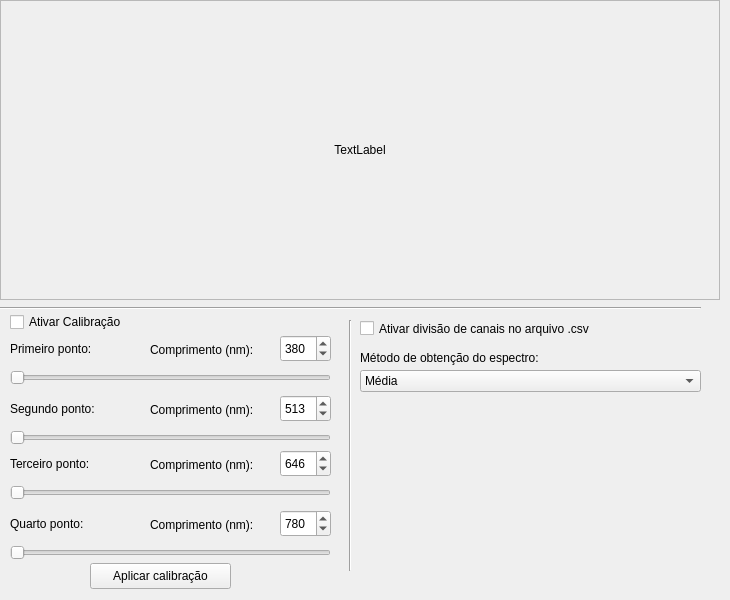
<?xml version="1.0" encoding="UTF-8"?>
<ui version="4.0">
 <class>AppPages</class>
 <widget class="QStackedWidget" name="AppPages">
  <property name="geometry">
   <rect>
    <x>0</x>
    <y>0</y>
    <width>730</width>
    <height>600</height>
   </rect>
  </property>
  <property name="windowTitle">
   <string>StackedWidget</string>
  </property>
  <property name="currentIndex">
   <number>2</number>
  </property>
  <widget class="QWidget" name="page">
   <widget class="QLabel" name="LiveFeed">
    <property name="geometry">
     <rect>
      <x>0</x>
      <y>20</y>
      <width>320</width>
      <height>240</height>
     </rect>
    </property>
    <property name="minimumSize">
     <size>
      <width>301</width>
      <height>191</height>
     </size>
    </property>
    <property name="frameShape">
     <enum>QFrame::StyledPanel</enum>
    </property>
    <property name="frameShadow">
     <enum>QFrame::Raised</enum>
    </property>
    <property name="text">
     <string>TextLabel</string>
    </property>
    <property name="alignment">
     <set>Qt::AlignCenter</set>
    </property>
   </widget>
   <widget class="QLabel" name="LiveGraph">
    <property name="geometry">
     <rect>
      <x>0</x>
      <y>290</y>
      <width>720</width>
      <height>300</height>
     </rect>
    </property>
    <property name="maximumSize">
     <size>
      <width>16777215</width>
      <height>16777215</height>
     </size>
    </property>
    <property name="mouseTracking">
     <bool>false</bool>
    </property>
    <property name="frameShape">
     <enum>QFrame::StyledPanel</enum>
    </property>
    <property name="frameShadow">
     <enum>QFrame::Raised</enum>
    </property>
    <property name="text">
     <string>TextLabel</string>
    </property>
    <property name="alignment">
     <set>Qt::AlignCenter</set>
    </property>
   </widget>
   <widget class="QLabel" name="label">
    <property name="geometry">
     <rect>
      <x>0</x>
      <y>0</y>
      <width>320</width>
      <height>20</height>
     </rect>
    </property>
    <property name="font">
     <font>
      <pointsize>10</pointsize>
     </font>
    </property>
    <property name="text">
     <string> Webcam:</string>
    </property>
   </widget>
   <widget class="QLabel" name="label_2">
    <property name="geometry">
     <rect>
      <x>0</x>
      <y>270</y>
      <width>320</width>
      <height>20</height>
     </rect>
    </property>
    <property name="font">
     <font>
      <pointsize>10</pointsize>
     </font>
    </property>
    <property name="text">
     <string> Gráfico:</string>
    </property>
   </widget>
   <widget class="Line" name="line">
    <property name="geometry">
     <rect>
      <x>321</x>
      <y>20</y>
      <width>20</width>
      <height>240</height>
     </rect>
    </property>
    <property name="frameShadow">
     <enum>QFrame::Sunken</enum>
    </property>
    <property name="orientation">
     <enum>Qt::Vertical</enum>
    </property>
   </widget>
   <widget class="QComboBox" name="CamList">
    <property name="geometry">
     <rect>
      <x>70</x>
      <y>2</y>
      <width>151</width>
      <height>16</height>
     </rect>
    </property>
    <property name="editable">
     <bool>false</bool>
    </property>
    <property name="currentIndex">
     <number>-1</number>
    </property>
    <property name="frame">
     <bool>true</bool>
    </property>
   </widget>
   <widget class="QLabel" name="label_4">
    <property name="geometry">
     <rect>
      <x>340</x>
      <y>0</y>
      <width>251</width>
      <height>18</height>
     </rect>
    </property>
    <property name="text">
     <string> Configurações </string>
    </property>
   </widget>
   <widget class="QLineEdit" name="PixelRowEdit">
    <property name="geometry">
     <rect>
      <x>457</x>
      <y>35</y>
      <width>30</width>
      <height>20</height>
     </rect>
    </property>
    <property name="alignment">
     <set>Qt::AlignRight|Qt::AlignTrailing|Qt::AlignVCenter</set>
    </property>
    <property name="placeholderText">
     <string>240</string>
    </property>
   </widget>
   <widget class="QLabel" name="label_5">
    <property name="geometry">
     <rect>
      <x>340</x>
      <y>100</y>
      <width>111</width>
      <height>20</height>
     </rect>
    </property>
    <property name="text">
     <string>  Câmera:</string>
    </property>
   </widget>
   <widget class="QPushButton" name="CamSnap">
    <property name="geometry">
     <rect>
      <x>360</x>
      <y>130</y>
      <width>91</width>
      <height>26</height>
     </rect>
    </property>
    <property name="text">
     <string>Salvar Imagem</string>
    </property>
   </widget>
   <widget class="QSlider" name="PixRowSlider">
    <property name="geometry">
     <rect>
      <x>350</x>
      <y>70</y>
      <width>351</width>
      <height>16</height>
     </rect>
    </property>
    <property name="autoFillBackground">
     <bool>false</bool>
    </property>
    <property name="maximum">
     <number>479</number>
    </property>
    <property name="value">
     <number>240</number>
    </property>
    <property name="tracking">
     <bool>true</bool>
    </property>
    <property name="orientation">
     <enum>Qt::Horizontal</enum>
    </property>
    <property name="invertedAppearance">
     <bool>false</bool>
    </property>
    <property name="tickPosition">
     <enum>QSlider::NoTicks</enum>
    </property>
   </widget>
   <widget class="QLabel" name="label_6">
    <property name="geometry">
     <rect>
      <x>470</x>
      <y>100</y>
      <width>111</width>
      <height>20</height>
     </rect>
    </property>
    <property name="text">
     <string>  Gráfico:</string>
    </property>
   </widget>
   <widget class="QPushButton" name="GraphCSV">
    <property name="geometry">
     <rect>
      <x>500</x>
      <y>130</y>
      <width>71</width>
      <height>26</height>
     </rect>
    </property>
    <property name="text">
     <string>Salvar .csv</string>
    </property>
   </widget>
   <widget class="QLabel" name="label_3">
    <property name="geometry">
     <rect>
      <x>340</x>
      <y>30</y>
      <width>111</width>
      <height>31</height>
     </rect>
    </property>
    <property name="text">
     <string> Selecionar Linha:</string>
    </property>
    <property name="alignment">
     <set>Qt::AlignCenter</set>
    </property>
   </widget>
   <widget class="QPushButton" name="GraphSnap">
    <property name="geometry">
     <rect>
      <x>590</x>
      <y>130</y>
      <width>91</width>
      <height>26</height>
     </rect>
    </property>
    <property name="text">
     <string>Salvar Imagem</string>
    </property>
   </widget>
   <widget class="QCheckBox" name="ToggleCursor">
    <property name="geometry">
     <rect>
      <x>350</x>
      <y>180</y>
      <width>111</width>
      <height>24</height>
     </rect>
    </property>
    <property name="text">
     <string>Ativar Cursor:</string>
    </property>
   </widget>
   <widget class="QSlider" name="AdCursor">
    <property name="enabled">
     <bool>false</bool>
    </property>
    <property name="geometry">
     <rect>
      <x>350</x>
      <y>215</y>
      <width>351</width>
      <height>16</height>
     </rect>
    </property>
    <property name="maximum">
     <number>639</number>
    </property>
    <property name="orientation">
     <enum>Qt::Horizontal</enum>
    </property>
   </widget>
   <widget class="QRadioButton" name="ImgFlip">
    <property name="geometry">
     <rect>
      <x>230</x>
      <y>0</y>
      <width>91</width>
      <height>17</height>
     </rect>
    </property>
    <property name="text">
     <string>Inverter Horiz.</string>
    </property>
   </widget>
   <widget class="QLabel" name="label_10">
    <property name="geometry">
     <rect>
      <x>350</x>
      <y>240</y>
      <width>111</width>
      <height>16</height>
     </rect>
    </property>
    <property name="text">
     <string>Comprimento de onda:</string>
    </property>
   </widget>
   <widget class="QLabel" name="LNano">
    <property name="geometry">
     <rect>
      <x>460</x>
      <y>240</y>
      <width>51</width>
      <height>16</height>
     </rect>
    </property>
    <property name="text">
     <string> ---.-- nm</string>
    </property>
   </widget>
   <widget class="QLabel" name="label_17">
    <property name="geometry">
     <rect>
      <x>540</x>
      <y>240</y>
      <width>101</width>
      <height>16</height>
     </rect>
    </property>
    <property name="text">
     <string>Intensidade(norm.):</string>
    </property>
   </widget>
   <widget class="QLabel" name="LInt">
    <property name="geometry">
     <rect>
      <x>640</x>
      <y>240</y>
      <width>31</width>
      <height>16</height>
     </rect>
    </property>
    <property name="text">
     <string> -.--</string>
    </property>
   </widget>
  </widget>
  <widget class="QWidget" name="page_2">
   <widget class="QLabel" name="CamFeed">
    <property name="geometry">
     <rect>
      <x>150</x>
      <y>30</y>
      <width>400</width>
      <height>300</height>
     </rect>
    </property>
    <property name="mouseTracking">
     <bool>false</bool>
    </property>
    <property name="frameShape">
     <enum>QFrame::Box</enum>
    </property>
    <property name="text">
     <string>TextLabel</string>
    </property>
    <property name="alignment">
     <set>Qt::AlignCenter</set>
    </property>
   </widget>
   <widget class="Line" name="line_2">
    <property name="geometry">
     <rect>
      <x>10</x>
      <y>340</y>
      <width>701</width>
      <height>20</height>
     </rect>
    </property>
    <property name="orientation">
     <enum>Qt::Horizontal</enum>
    </property>
   </widget>
   <widget class="QSlider" name="CamSlide2">
    <property name="geometry">
     <rect>
      <x>390</x>
      <y>400</y>
      <width>321</width>
      <height>16</height>
     </rect>
    </property>
    <property name="maximum">
     <number>479</number>
    </property>
    <property name="orientation">
     <enum>Qt::Horizontal</enum>
    </property>
   </widget>
   <widget class="QLabel" name="label_8">
    <property name="geometry">
     <rect>
      <x>390</x>
      <y>370</y>
      <width>171</width>
      <height>18</height>
     </rect>
    </property>
    <property name="text">
     <string>Selecionar linha de pixels:</string>
    </property>
   </widget>
   <widget class="Line" name="line_3">
    <property name="geometry">
     <rect>
      <x>350</x>
      <y>360</y>
      <width>20</width>
      <height>211</height>
     </rect>
    </property>
    <property name="orientation">
     <enum>Qt::Vertical</enum>
    </property>
   </widget>
   <widget class="QLabel" name="label_11">
    <property name="geometry">
     <rect>
      <x>390</x>
      <y>510</y>
      <width>161</width>
      <height>18</height>
     </rect>
    </property>
    <property name="toolTip">
     <string>&lt;html&gt;&lt;head/&gt;&lt;body&gt;&lt;p&gt;Adiciona uma webcam IP à lista de câmeras&lt;/p&gt;&lt;/body&gt;&lt;/html&gt;</string>
    </property>
    <property name="text">
     <string>Adicionar webcam por IP:</string>
    </property>
   </widget>
   <widget class="QLineEdit" name="IPCAM">
    <property name="geometry">
     <rect>
      <x>390</x>
      <y>530</y>
      <width>281</width>
      <height>26</height>
     </rect>
    </property>
    <property name="text">
     <string/>
    </property>
    <property name="placeholderText">
     <string>Ex: 192.168.0.11:8888/video</string>
    </property>
   </widget>
   <widget class="QPushButton" name="ApplyIPCAM">
    <property name="geometry">
     <rect>
      <x>680</x>
      <y>530</y>
      <width>31</width>
      <height>26</height>
     </rect>
    </property>
    <property name="text">
     <string>Ok</string>
    </property>
    <property name="icon">
     <iconset theme="Ok">
      <normaloff>.</normaloff>.</iconset>
    </property>
   </widget>
   <widget class="QComboBox" name="CamList2">
    <property name="geometry">
     <rect>
      <x>390</x>
      <y>470</y>
      <width>311</width>
      <height>26</height>
     </rect>
    </property>
    <property name="editable">
     <bool>false</bool>
    </property>
   </widget>
   <widget class="QLabel" name="label_9">
    <property name="geometry">
     <rect>
      <x>390</x>
      <y>440</y>
      <width>111</width>
      <height>18</height>
     </rect>
    </property>
    <property name="text">
     <string> Lista de câmeras:</string>
    </property>
   </widget>
   <widget class="QPushButton" name="ApplyCrop">
    <property name="geometry">
     <rect>
      <x>20</x>
      <y>540</y>
      <width>151</width>
      <height>31</height>
     </rect>
    </property>
    <property name="text">
     <string>Aplicar Redimensionamento</string>
    </property>
   </widget>
   <widget class="QSlider" name="CropXStart">
    <property name="enabled">
     <bool>false</bool>
    </property>
    <property name="geometry">
     <rect>
      <x>20</x>
      <y>422</y>
      <width>151</width>
      <height>20</height>
     </rect>
    </property>
    <property name="maximum">
     <number>639</number>
    </property>
    <property name="value">
     <number>10</number>
    </property>
    <property name="orientation">
     <enum>Qt::Horizontal</enum>
    </property>
   </widget>
   <widget class="QSlider" name="CropXEnd">
    <property name="enabled">
     <bool>false</bool>
    </property>
    <property name="geometry">
     <rect>
      <x>200</x>
      <y>422</y>
      <width>151</width>
      <height>20</height>
     </rect>
    </property>
    <property name="maximum">
     <number>639</number>
    </property>
    <property name="value">
     <number>100</number>
    </property>
    <property name="orientation">
     <enum>Qt::Horizontal</enum>
    </property>
   </widget>
   <widget class="QSlider" name="CropYStart">
    <property name="enabled">
     <bool>false</bool>
    </property>
    <property name="geometry">
     <rect>
      <x>20</x>
      <y>492</y>
      <width>151</width>
      <height>20</height>
     </rect>
    </property>
    <property name="maximum">
     <number>479</number>
    </property>
    <property name="value">
     <number>10</number>
    </property>
    <property name="orientation">
     <enum>Qt::Horizontal</enum>
    </property>
   </widget>
   <widget class="QSlider" name="CropYEnd">
    <property name="enabled">
     <bool>false</bool>
    </property>
    <property name="geometry">
     <rect>
      <x>200</x>
      <y>492</y>
      <width>151</width>
      <height>20</height>
     </rect>
    </property>
    <property name="maximum">
     <number>479</number>
    </property>
    <property name="value">
     <number>100</number>
    </property>
    <property name="orientation">
     <enum>Qt::Horizontal</enum>
    </property>
   </widget>
   <widget class="QRadioButton" name="CropConEnable">
    <property name="geometry">
     <rect>
      <x>20</x>
      <y>360</y>
      <width>171</width>
      <height>17</height>
     </rect>
    </property>
    <property name="text">
     <string>Ativar Redimensionamento</string>
    </property>
   </widget>
   <widget class="QPushButton" name="RevertCrop">
    <property name="geometry">
     <rect>
      <x>190</x>
      <y>540</y>
      <width>161</width>
      <height>31</height>
     </rect>
    </property>
    <property name="text">
     <string>Reverter Redimensionamento</string>
    </property>
   </widget>
   <widget class="QLabel" name="label_18">
    <property name="geometry">
     <rect>
      <x>20</x>
      <y>380</y>
      <width>47</width>
      <height>13</height>
     </rect>
    </property>
    <property name="text">
     <string>Eixo X:</string>
    </property>
   </widget>
   <widget class="QLabel" name="label_19">
    <property name="geometry">
     <rect>
      <x>20</x>
      <y>400</y>
      <width>47</width>
      <height>13</height>
     </rect>
    </property>
    <property name="text">
     <string>Início:</string>
    </property>
   </widget>
   <widget class="QLabel" name="label_20">
    <property name="geometry">
     <rect>
      <x>200</x>
      <y>400</y>
      <width>47</width>
      <height>13</height>
     </rect>
    </property>
    <property name="text">
     <string>Fim:</string>
    </property>
   </widget>
   <widget class="QLabel" name="label_21">
    <property name="geometry">
     <rect>
      <x>20</x>
      <y>450</y>
      <width>47</width>
      <height>13</height>
     </rect>
    </property>
    <property name="text">
     <string>Eixo Y:</string>
    </property>
   </widget>
   <widget class="QLabel" name="label_22">
    <property name="geometry">
     <rect>
      <x>20</x>
      <y>470</y>
      <width>47</width>
      <height>13</height>
     </rect>
    </property>
    <property name="text">
     <string>Início:</string>
    </property>
   </widget>
   <widget class="QLabel" name="label_23">
    <property name="geometry">
     <rect>
      <x>200</x>
      <y>470</y>
      <width>47</width>
      <height>13</height>
     </rect>
    </property>
    <property name="text">
     <string>Fim:</string>
    </property>
   </widget>
   <widget class="QCheckBox" name="KeepRatio">
    <property name="geometry">
     <rect>
      <x>230</x>
      <y>360</y>
      <width>111</width>
      <height>17</height>
     </rect>
    </property>
    <property name="text">
     <string>Manter Proporção</string>
    </property>
   </widget>
   <widget class="QPushButton" name="DShow">
    <property name="geometry">
     <rect>
      <x>604</x>
      <y>322</y>
      <width>101</width>
      <height>21</height>
     </rect>
    </property>
    <property name="text">
     <string>Ajustes da Camera</string>
    </property>
   </widget>
  </widget>
  <widget class="QWidget" name="page_3">
   <widget class="QLabel" name="LiveGraph_2">
    <property name="geometry">
     <rect>
      <x>0</x>
      <y>0</y>
      <width>720</width>
      <height>300</height>
     </rect>
    </property>
    <property name="maximumSize">
     <size>
      <width>16777215</width>
      <height>16777215</height>
     </size>
    </property>
    <property name="frameShape">
     <enum>QFrame::StyledPanel</enum>
    </property>
    <property name="frameShadow">
     <enum>QFrame::Raised</enum>
    </property>
    <property name="text">
     <string>TextLabel</string>
    </property>
    <property name="alignment">
     <set>Qt::AlignCenter</set>
    </property>
   </widget>
   <widget class="Line" name="line_4">
    <property name="geometry">
     <rect>
      <x>0</x>
      <y>300</y>
      <width>701</width>
      <height>16</height>
     </rect>
    </property>
    <property name="orientation">
     <enum>Qt::Horizontal</enum>
    </property>
   </widget>
   <widget class="QLabel" name="label_7">
    <property name="geometry">
     <rect>
      <x>10</x>
      <y>310</y>
      <width>58</width>
      <height>18</height>
     </rect>
    </property>
    <property name="text">
     <string/>
    </property>
   </widget>
   <widget class="QSlider" name="FirstPoint">
    <property name="enabled">
     <bool>false</bool>
    </property>
    <property name="geometry">
     <rect>
      <x>10</x>
      <y>370</y>
      <width>321</width>
      <height>16</height>
     </rect>
    </property>
    <property name="autoFillBackground">
     <bool>false</bool>
    </property>
    <property name="maximum">
     <number>639</number>
    </property>
    <property name="orientation">
     <enum>Qt::Horizontal</enum>
    </property>
    <property name="invertedControls">
     <bool>false</bool>
    </property>
   </widget>
   <widget class="QCheckBox" name="Calibrate">
    <property name="geometry">
     <rect>
      <x>10</x>
      <y>310</y>
      <width>131</width>
      <height>24</height>
     </rect>
    </property>
    <property name="text">
     <string>Ativar Calibração</string>
    </property>
   </widget>
   <widget class="QLabel" name="label_12">
    <property name="geometry">
     <rect>
      <x>10</x>
      <y>340</y>
      <width>111</width>
      <height>18</height>
     </rect>
    </property>
    <property name="text">
     <string>Primeiro ponto:</string>
    </property>
   </widget>
   <widget class="QLabel" name="label_13">
    <property name="geometry">
     <rect>
      <x>10</x>
      <y>400</y>
      <width>111</width>
      <height>18</height>
     </rect>
    </property>
    <property name="text">
     <string>Segundo ponto:</string>
    </property>
   </widget>
   <widget class="QSlider" name="SecondPoint">
    <property name="enabled">
     <bool>false</bool>
    </property>
    <property name="geometry">
     <rect>
      <x>10</x>
      <y>430</y>
      <width>321</width>
      <height>16</height>
     </rect>
    </property>
    <property name="maximum">
     <number>639</number>
    </property>
    <property name="orientation">
     <enum>Qt::Horizontal</enum>
    </property>
   </widget>
   <widget class="QPushButton" name="ApplyCal">
    <property name="geometry">
     <rect>
      <x>90</x>
      <y>563</y>
      <width>141</width>
      <height>26</height>
     </rect>
    </property>
    <property name="text">
     <string>Aplicar calibração</string>
    </property>
   </widget>
   <widget class="QLabel" name="label_14">
    <property name="geometry">
     <rect>
      <x>150</x>
      <y>340</y>
      <width>121</width>
      <height>20</height>
     </rect>
    </property>
    <property name="text">
     <string>Comprimento (nm):</string>
    </property>
   </widget>
   <widget class="QSpinBox" name="FPWL">
    <property name="geometry">
     <rect>
      <x>280</x>
      <y>335</y>
      <width>51</width>
      <height>27</height>
     </rect>
    </property>
    <property name="maximum">
     <number>999</number>
    </property>
    <property name="value">
     <number>380</number>
    </property>
   </widget>
   <widget class="QSpinBox" name="SPWL">
    <property name="geometry">
     <rect>
      <x>280</x>
      <y>395</y>
      <width>51</width>
      <height>27</height>
     </rect>
    </property>
    <property name="maximum">
     <number>999</number>
    </property>
    <property name="value">
     <number>513</number>
    </property>
   </widget>
   <widget class="QLabel" name="label_15">
    <property name="geometry">
     <rect>
      <x>150</x>
      <y>400</y>
      <width>121</width>
      <height>20</height>
     </rect>
    </property>
    <property name="text">
     <string>Comprimento (nm):</string>
    </property>
   </widget>
   <widget class="Line" name="line_5">
    <property name="geometry">
     <rect>
      <x>340</x>
      <y>320</y>
      <width>20</width>
      <height>251</height>
     </rect>
    </property>
    <property name="orientation">
     <enum>Qt::Vertical</enum>
    </property>
   </widget>
   <widget class="QCheckBox" name="SplitChannel">
    <property name="geometry">
     <rect>
      <x>360</x>
      <y>320</y>
      <width>231</width>
      <height>17</height>
     </rect>
    </property>
    <property name="text">
     <string>Ativar divisão de canais no arquivo .csv</string>
    </property>
   </widget>
   <widget class="QLabel" name="label_16">
    <property name="geometry">
     <rect>
      <x>360</x>
      <y>350</y>
      <width>191</width>
      <height>16</height>
     </rect>
    </property>
    <property name="text">
     <string>Método de obtenção do espectro:</string>
    </property>
   </widget>
   <widget class="QComboBox" name="SpecMethod">
    <property name="geometry">
     <rect>
      <x>360</x>
      <y>370</y>
      <width>341</width>
      <height>22</height>
     </rect>
    </property>
    <item>
     <property name="text">
      <string>Média</string>
     </property>
    </item>
    <item>
     <property name="text">
      <string>Conversão para escala de cinza</string>
     </property>
    </item>
   </widget>
   <widget class="QLabel" name="label_24">
    <property name="geometry">
     <rect>
      <x>150</x>
      <y>455</y>
      <width>121</width>
      <height>20</height>
     </rect>
    </property>
    <property name="text">
     <string>Comprimento (nm):</string>
    </property>
   </widget>
   <widget class="QLabel" name="label_25">
    <property name="geometry">
     <rect>
      <x>150</x>
      <y>515</y>
      <width>121</width>
      <height>20</height>
     </rect>
    </property>
    <property name="text">
     <string>Comprimento (nm):</string>
    </property>
   </widget>
   <widget class="QLabel" name="label_26">
    <property name="geometry">
     <rect>
      <x>10</x>
      <y>455</y>
      <width>111</width>
      <height>18</height>
     </rect>
    </property>
    <property name="text">
     <string>Terceiro ponto:</string>
    </property>
   </widget>
   <widget class="QLabel" name="label_27">
    <property name="geometry">
     <rect>
      <x>10</x>
      <y>515</y>
      <width>111</width>
      <height>18</height>
     </rect>
    </property>
    <property name="text">
     <string>Quarto ponto:</string>
    </property>
   </widget>
   <widget class="QSlider" name="FourthPoint">
    <property name="enabled">
     <bool>false</bool>
    </property>
    <property name="geometry">
     <rect>
      <x>10</x>
      <y>545</y>
      <width>321</width>
      <height>16</height>
     </rect>
    </property>
    <property name="maximum">
     <number>639</number>
    </property>
    <property name="orientation">
     <enum>Qt::Horizontal</enum>
    </property>
   </widget>
   <widget class="QSlider" name="ThirdPoint">
    <property name="enabled">
     <bool>false</bool>
    </property>
    <property name="geometry">
     <rect>
      <x>10</x>
      <y>485</y>
      <width>321</width>
      <height>16</height>
     </rect>
    </property>
    <property name="autoFillBackground">
     <bool>false</bool>
    </property>
    <property name="maximum">
     <number>639</number>
    </property>
    <property name="orientation">
     <enum>Qt::Horizontal</enum>
    </property>
    <property name="invertedControls">
     <bool>false</bool>
    </property>
   </widget>
   <widget class="QSpinBox" name="TPWL">
    <property name="geometry">
     <rect>
      <x>280</x>
      <y>450</y>
      <width>51</width>
      <height>27</height>
     </rect>
    </property>
    <property name="maximum">
     <number>999</number>
    </property>
    <property name="value">
     <number>646</number>
    </property>
   </widget>
   <widget class="QSpinBox" name="FoPWL">
    <property name="geometry">
     <rect>
      <x>280</x>
      <y>510</y>
      <width>51</width>
      <height>27</height>
     </rect>
    </property>
    <property name="maximum">
     <number>999</number>
    </property>
    <property name="value">
     <number>780</number>
    </property>
   </widget>
  </widget>
 </widget>
 <resources/>
 <connections/>
</ui>
